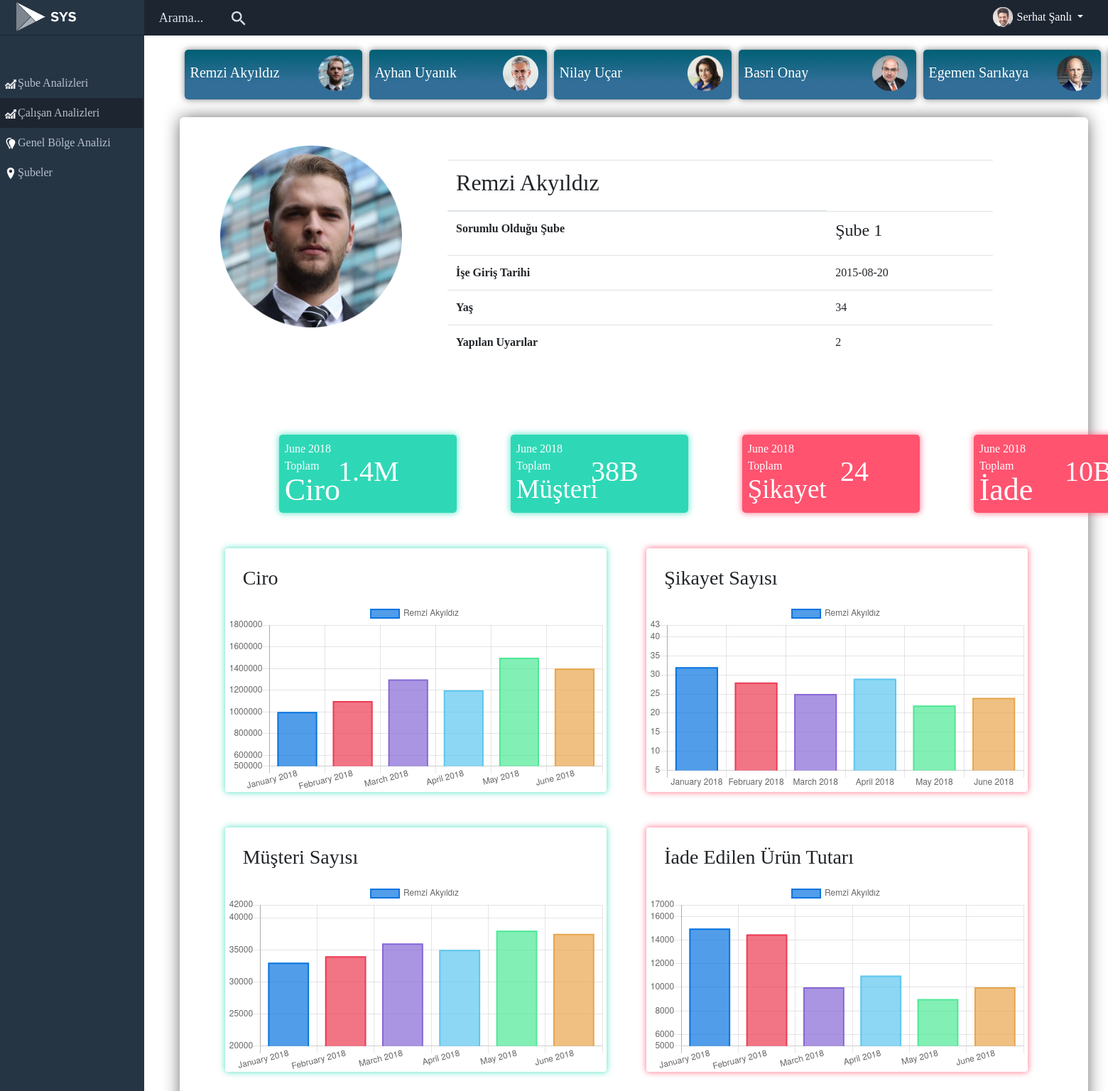
Page /calisanlar.php (signed in) on the committed database.
### tables this page shows
CREATE TABLE IF NOT EXISTS `mudurler` (
  `calisan_id` int(3) NOT NULL AUTO_INCREMENT,
  `sube_id` int(3) NOT NULL,
  `adSoyad` varchar(50) NOT NULL,
  `dTarih` date NOT NULL,
  `iTarih` date NOT NULL,
  `uyari` int(3) NOT NULL,
  `resimurl` varchar(50) NOT NULL,
  PRIMARY KEY (`calisan_id`),
  UNIQUE KEY `sube_id_2` (`sube_id`),
  KEY `sube_id` (`sube_id`)
);

CREATE TABLE IF NOT EXISTS `subeler` (
  `sube_id` int(3) NOT NULL AUTO_INCREMENT,
  `sube_ad` varchar(50) NOT NULL,
  `adres` varchar(150) NOT NULL,
  `mkare` int(4) NOT NULL,
  `lat` float NOT NULL,
  `lng` float NOT NULL,
  PRIMARY KEY (`sube_id`)
);

CREATE TABLE IF NOT EXISTS `veriler` (
  `veri_id` int(11) NOT NULL AUTO_INCREMENT,
  `sube_id` int(3) NOT NULL,
  `ciro` int(11) NOT NULL,
  `musteri_sayisi` int(11) NOT NULL,
  `sikayet` int(11) NOT NULL,
  `israf` int(11) NOT NULL,
  `tarih` date NOT NULL,
  PRIMARY KEY (`veri_id`),
  KEY `sube_id` (`sube_id`)
);

### www/veriler.php (called while the page is built, shortened)
<?php
require("connection.php");
$sorgu=mysqli_query($conn,"SELECT * from mudurler,subeler,veriler WHERE mudurler.sube_id=subeler.sube_id and subeler.sube_id=veriler.sube_id and subeler.sube_id=1");
$ciro1='';
$musteri_sayisi1='';
$sikayet1='';
$israf1='';
while($row=mysqli_fetch_array($sorgu)){
	$musteri_sayisi11=$row['musteri_sayisi'];
	$israf11=$row['israf'];
	$sikayet11=$row['sikayet'];
	$ciro11=$row['ciro'];
	$ciro1 = $ciro1.$ciro11.',';
	$musteri_sayisi1 = $musteri_sayisi1.'"'.$musteri_sayisi11.'",';
	$sikayet1 = $sikayet1.$sikayet11.',';
	$israf1 = $israf1.$israf11.',';
}
$ciro1=trim($ciro1, ",");
$musteri_sayisi1=trim($musteri_sayisi1, ",");
$sikayet1=trim($sikayet1, ",");
$israf1=trim($israf1, ",");
$sorgu2=mysqli_query($conn,"SELECT * from mudurler,subeler,veriler WHERE mudurler.sube_id=subeler.sube_id and subeler.sube_id=veriler.sube_id and subeler.sube_id=2");
$ciro2='';
$musteri_sayisi2='';
$sikayet2='';
$israf2='';
while($row2=mysqli_fetch_array($sorgu2)){
	$musteri_sayisi22=$row2['musteri_sayisi'];
	$israf22=$row2['israf'];
	$sikayet22=$row2['sikayet'];
	$ciro22=$row2['ciro'];
	$ciro2 = $ciro2.$ciro22.',';
	$musteri_sayisi2 = $musteri_sayisi2.'"'.$musteri_sayisi22.'",';
	$sikayet2 = $sikayet2.$sikayet22.',';
	$israf2 = $israf2.$israf22.',';
}
$ciro2=trim($ciro2, ",");
$musteri_sayisi2=trim($musteri_sayisi2, ",");
$sikayet2=trim($sikayet2, ",");
$israf2=trim($israf2, ",");
$sorgu3=mysqli_query($conn,"SELECT * from mudurler,subeler,veriler WHERE mudurler.sube_id=subeler.sube_id and subeler.sube_id=veriler.sube_id and subeler.sube_id=3");
$ciro3='';
$musteri_sayisi3='';
$sikayet3='';
$israf3='';
while($row3=mysqli_fetch_array($sorgu3)){
	$musteri_sayisi33=$row3['musteri_sayisi'];
	$israf33=$row3['israf'];
	$sikayet33=$row3['sikayet'];
	$ciro33=$row3['ciro'];
	$ciro3 = $ciro3.$ciro33.',';
	$musteri_sayisi3 = $musteri_sayisi3.'"'.$musteri_sayisi33.'",';
	$sikayet3 = $sikayet3.$sikayet33.',';
	$israf3 = $israf3.$israf33.',';
}
$ciro3=trim($ciro3, ",");
$musteri_sayisi3=trim($musteri_sayisi3, ",");
$sikayet3=trim($sikayet3, ",");
$israf3=trim($israf3, ",");
$sorgu4=mysqli_query($conn,"SELECT * from mudurler,subeler,veriler WHERE mudurler.sube_id=subeler.sube_id and subeler.sube_id=veriler.sube_id and subeler.sube_id=4");
$ciro4='';
$musteri_sayisi4='';
$sikayet4='';
$israf4='';
while($row4=mysqli_fetch_array($sorgu4)){
	$musteri_sayisi44=$row4['musteri_sayisi'];
	$israf44=$row4['israf'];
	$sikayet44=$row4['sikayet'];
	$ciro44=$row4['ciro'];
	$ciro4 = $ciro4.$ciro44.',';
	$musteri_sayisi4 = $musteri_sayisi4.'"'.$musteri_sayisi44.'",';
	$sikayet4 = $sikayet4.$sikayet44.',';
	$israf4 = $israf4.$israf44.',';
}
$ciro4=trim($ciro4, ",");
$musteri_sayisi4=trim($musteri_sayisi4, ",");
$sikayet4=trim($sikayet4, ",");
$israf4=trim($israf4, ",");
$sorgu5=mysqli_query($conn,"SELECT * from mudurler,subeler,veriler WHERE mudurler.sube_id=subeler.sube_id and subeler.sube_id=veriler.sube_id and subeler.sube_id=5");
$ciro5='';
$musteri_sayisi5='';
$sikayet5='';
$israf5='';
while($row5=mysqli_fetch_array($sorgu5)){
	$musteri_sayisi55=$row5['musteri_sayisi'];
	$israf55=$row5['israf'];
	$sikayet55=$row5['sikayet'];
	$ciro55=$row5['ciro'];
	$ciro5 = $ciro5.$ciro55.',';
	$musteri_sayisi5 = $musteri_sayisi5.'"'.$musteri_sayisi55.'",';
	$sikayet5 = $sikayet5.$sikayet55.',';
	$israf5 = $israf5.$israf55.',';
}
$ciro5=trim($ciro5, ",");
$musteri_sayisi5=trim($musteri_sayisi5, ",");
$sikayet5=trim($sikayet5, ",");
$israf5=trim($israf5, ",");
$sorgu6=mysqli_query($conn,"SELECT * from mudurler,subeler,veriler WHERE mudurler.sube_id=subeler.sube_id and subeler.sube_id=veriler.sube_id and subeler.sube_id=6");
$ciro6='';
$musteri_sayisi6='';
$sikayet6='';
$israf6='';
while($row6=mysqli_fetch_array($sorgu6)){
	$musteri_sayisi66=$row6['musteri_sayisi'];
	$israf66=$row6['israf'];
	$sikayet66=$row6['sikayet'];
	$ciro66=$row6['ciro'];
	$ciro6 = $ciro6.$ciro66.',';
	$musteri_sayisi6 = $musteri_sayisi6.$musteri_sayisi66.',';
	$sikayet6 = $sikayet6.$sikayet66.',';
	$israf6 = $israf6.$israf66.',';
}
$ciro6=trim($ciro6, ",");
$musteri_sayisi6=trim($musteri_sayisi6, ",");
$sikayet6=trim($sikayet6, ",");
$israf6=trim($israf6, ",");
$tarihSorgu=mysqli_query($conn,"select concat(monthname(veriler.tarih),' ', year(veriler.tarih)) as tarih from veriler order by veriler.veri_id desc limit 1");
while($date=mysqli_fetch_array($tarihSorgu)){
	$tarih=$date['tarih'];
}
$tarihler="";
$tarihSorgu1=mysqli_query($conn,"select DISTINCT concat(monthname(veriler.tarih),' ', year(veriler.tarih)) as tarihler from veriler order by veriler.veri_id");
while($date1=mysqli_fetch_array($tarihSorgu1)){
	$tarihler1=$date1['tarihler'];
	$tarihler=$tarihler."'".$tarihler1."',";
}
$tarihler=trim($tarihler, ",");
$sikayetSon1=substr($sikayet1, 15);
$sikayetSon2=substr($sikayet2, 15);
$sikayetSon3=substr($sikayet3, 15);
$sikayetSon4=substr($sikayet4, 15);
$sikayetSon5=substr($sikayet5, 15);
$sikayetSon6=substr($sikayet6, 15);
?>

### www/calisanlar.php (the view, shortened to what this page needs)
<?php
require('veriler.php');
include("connection.php");
?>
<!doctype html>
<html>
<head>
<link rel="stylesheet" href="https://stackpath.bootstrapcdn.com/bootstrap/4.3.1/css/bootstrap.min.css">
<link rel="stylesheet" type="text/css" href="style.css">
<link rel="stylesheet" href="//code.jquery.com/ui/1.12.1/themes/base/jquery-ui.css">
  <link rel="stylesheet" href="/resources/demos/style.css">
</head>
<body>
  <div style="margin:0;padding: 0;" class="container-fluid">
    <div class="top-bar">
    <div class="menu-bar-2"><input id="tags" type="text" placeholder="Arama..."><a href="#" class="button"><img src="images/icons/search.png"></a>
<div class="dropdown">
  <button class="btn btn-dark dropdown-toggle" type="button" id="dropdownMenuButton" data-toggle="dropdown" aria-haspopup="true" aria-expanded="false"><img class="
    user-png" src="images/user.png">&nbsp;Serhat Şanlı
  </button>
</div>
  </div>
</div>
    <nav class="menu">
      <div class="menu-bar-1"><a href="#"><img src="images/logo.png"></a></div>
      <div class="n-list">
        <a href="subeler.php" class="n-link"><div class="n-button"><img src="images/icons/graphw.png">Şube Analizleri</div></a>
        <a href="calisanlar.php" class="n-link"><div class="n-button aktif"><img src="images/icons/graphw.png">Çalışan Analizleri </div></a>
        <a href="bolge.php" class="n-link"><div class="n-button"><img src="images/icons/region.png">Genel Bölge Analizi</div></a>
        <a href="map.php" class="n-link"><div class="n-button"><img src="images/icons/location.png">Şubeler</div></a></div>
    </nav>
<section>
  <div class="workers">
<?php
$calisanSorgu=mysqli_query($conn,"select * ,YEAR(CURDATE()) - YEAR(mudurler.dTarih) AS yas FROM mudurler");
  $t=1;
while($calisan=mysqli_fetch_array($calisanSorgu)){
  $calisan_isim=$calisan['adSoyad'];
  $calisan_resim=$calisan['resimurl'];
  echo "<a id='show".$t."'><div class='wr-element'><div class='avg-text'><h5>".$calisan_isim."</h5><img src='".$calisan_resim."'>
    </div>
  </div>";
  $t=$t+1;
}
?>
</div>
<?php
$cirolar=array($ciro1,$ciro2,$ciro3,$ciro4,$ciro5,$ciro6);
$musteri_sayilari=array($musteri_sayisi1,$musteri_sayisi2,$musteri_sayisi3,$musteri_sayisi4,$musteri_sayisi5,$musteri_sayisi6);
$sikayet_sayilari=array($sikayet1,$sikayet2,$sikayet3,$sikayet4,$sikayet5,$sikayet6);
$iadeler=array($israf1,$israf2,$israf3,$israf4,$israf5,$israf6);
$chartName1=array('myChart1','myChart2','myChart3','myChart4');
$chartName2=array('myChart5','myChart6','myChart7','myChart8');
$chartName3=array('myChart9','myChart10','myChart11','myChart12');
$chartName4=array('myChart13','myChart14','myChart15','myChart16');
$chartName5=array('myChart17','myChart18','myChart19','myChart20');
$chartName6=array('myChart21','myChart22','myChart23','myChart24');
$sikayetler=array($sikayetSon1,$sikayetSon2,$sikayetSon3,$sikayetSon4,$sikayetSon5,$sikayetSon6);
$chartNames=array($chartName1,$chartName2,$chartName3,$chartName4,$chartName5,$chartName6);
$calisanSorgu=mysqli_query($conn,"select * ,YEAR(CURDATE()) - YEAR(mudurler.dTarih) AS yas FROM mudurler,subeler where subeler.sube_id=mudurler.sube_id ");
$i=1;
$x=0;
$y=0;
$z=1;
while($calisan=mysqli_fetch_array($calisanSorgu)){
  $calisan_isim=$calisan['adSoyad'];
  $calisan_resim=$calisan['resimurl'];
  $calisan_yas=$calisan['yas'];
  $calisan_ise_giris=$calisan['iTarih'];
  $sube_ad=$calisan['sube_ad'];
  echo "<div class='content-box calisan' id='calisan".$i."'>
<div class='profile'>
  <div class='profile-picture'><img src='".$calisan_resim."'> </div>
  <div class='profile-content'><table class='table'>
  <thead>
    <tr>
      <th scope='col'><h2>".$calisan_isim."</h2></th>
      <td></td>
    </tr>
  </thead>
  <tbody>
     <tr>
      <th scope='row'>Sorumlu Olduğu Şube</th>
      <td><h4>".$sube_ad."</h4></td>
    </tr>
    <tr>
      <th scope='row'>İşe Giriş Tarihi</th>
      <td>".$calisan_ise_giris."</td>
    </tr>
    <tr>
      <th scope='row'>Yaş</th>
      <td>".$calisan_yas."</td>
    </tr>
    <tr>
      <th scope='row'>Yapılan Uyarılar</th>
      <td>2</td>
    </tr>
  </tbody>
</table>
</div></div>
<div class='worker-performance'>
  <div class='avg avg-worker'>
    <a class='show1'>
      <div class='avg-element'><div class='avg-text'>".$tarih ."<br> Toplam<br><h2>Ciro</h2><div class='mill'><h1 id='son".$z."'></h1></div></div></div>
    </a>";
    $z=$z+1;
    echo "
    <a class='show2'>
      <div class='avg-element'><div class='avg-text'>".$tarih."<br> Toplam<br><h2 style='font-size: 37px;margin-top: 47px;'>Müşteri</h2><div class='mill2'><h1 id='son".$z."'></h1></div></div></div>
    </a>";
    $z=$z+1;
    echo "
    <a class='show3'>
      <div class='avg-element avg-element-red'><div class='avg-text'>".$tarih."<br>Toplam<br><h2 style='font-size: 37px;margin-top: 47px;'>Şikayet</h2><div class='mill3'><h1 id='sonuc4'>".$sikayetler[$x]."</h1></div></div></div>
    </a>
    <a class='show4'>
      <div class='avg-element avg-element-red'><div class='avg-text'>".$tarih."<br> Toplam<br><h2>İade</h2><div class='mill4'><h1 id='son".$z."'></h1></div></div></div></a>
";
    $z=$z+1;
    echo "
    </div>
    <div class='graphs'>
    <div class='worker-graph grafik'><h3 class='graph-head'>Ciro</h3><canvas  id='".$chartNames[$x][$y]."'></canvas></div>
    <script type='text/javascript'>
    var ctx = document.getElementById('".$chartNames[$x][$y]."').getContext('2d');
var myChart = new Chart(ctx, {
    type: 'bar',
    data: {
      labels:[".  $tarihler."],
        datasets: [{
            data: [".  $cirolar[$x]."],
            backgroundColor: ['rgba(8, 116, 224, 0.7)',
                'rgba(237, 59, 83,0.7)',
                'rgba(135, 104, 214,0.7)',
                'rgba(93, 198, 239,0.7)',
                'rgba(78, 232, 150,0.7)',
                'rgba(232, 165, 77,0.7)',
              ],
            borderColor:[
                'rgb(8, 116, 224)',
                'rgb(237, 59, 83)',
                'rgb(135, 104, 214)',
                'rgb(93, 198, 239)',
                'rgb(78, 232, 150)',
                'rgb(232, 165, 77)',
            ],
            borderWidth: 2,
            label:'".$calisan_isim."'
        },]
    },
    options: {
      title: {
            display: false,
            text: 'Ciro',
        },
        scales: {
        yAxes: [{id: 'y-axis-1', type: 'linear', position: 'left', ticks: {min: 500000, max:1800000}}]
      }
    }
});
</script>
";
$y=$y+2;
echo "
    <div class=' second worker-graph grafik2'><h3 class='graph-head'>Şikayet Sayısı</h3><canvas  id='".$chartNames[$x][$y]."'></canvas></div></div>
    <script type='text/javascript'>
    var ctx = document.getElementById('".$chartNames[$x][$y]."').getContext('2d');
var myChart3 = new Chart(ctx, {
    type: 'bar',
    data: {
      labels:[".  $tarihler."],
        datasets: [{
            data: [".  $sikayet_sayilari[$x]."],
            backgroundColor: ['rgba(8, 116, 224, 0.7)',
                'rgba(237, 59, 83,0.7)',
                'rgba(135, 104, 214,0.7)',
                'rgba(93, 198, 239,0.7)',
                'rgba(78, 232, 150,0.7)',
                'rgba(232, 165, 77,0.7)',
              ],
            borderColor: [
                'rgb(8, 116, 224)',
                'rgb(237, 59, 83)',
                'rgb(135, 104, 214)',
                'rgb(93, 198, 239)',
                'rgb(78, 232, 150)',
                'rgb(232, 165, 77)',
            ],
            borderWidth: 2,
            label:'".$calisan_isim."'
        },]
    },
    options: {
        title: {
            display: false,
            text: 'Şikayet Sayısı',
        },
        scales: {
        yAxes: [{id: 'y-axis-1', type: 'linear', position: 'left', ticks: {min: 5, max:43}}]
      }
    }
});
  </script>
";
$y=$y-1;
echo "
    <div class='graphs'>
    <div class='worker-graph grafik3'><h3 class='graph-head'>Müşteri Sayısı</h3><canvas  id='".$chartNames[$x][$y]."'></canvas></div>
    <script type='text/javascript'>
    var ctx = document.getElementById('".$chartNames[$x][$y]."').getContext('2d');
var myChart2 = new Chart(ctx, {
    type: 'bar',
    data: {
      labels:[".  $tarihler."],
        datasets: [{
            data: [".  $musteri_sayilari[$x]."],
            backgroundColor: ['rgba(8, 116, 224, 0.7)',
                'rgba(237, 59, 83,0.7)',
                'rgba(135, 104, 214,0.7)',
                'rgba(93, 198, 239,0.7)',
                'rgba(78, 232, 150,0.7)',
                'rgba(232, 165, 77,0.7)',
              ],
            borderColor: [
                'rgb(8, 116, 224)',
                'rgb(237, 59, 83)',
                'rgb(135, 104, 214)',
                'rgb(93, 198, 239)',
                'rgb(78, 232, 150)',
                'rgb(232, 165, 77)',
            ],
            borderWidth: 2,
            label:'".$calisan_isim."'
        },]
    },
    options: {
       title: {
            display: false,
            text: 'Müşteri Sayısı',
        },
        scales: {
        yAxes: [{id: 'y-axis-1', type: 'linear', position: 'left', ticks: {min: 20000, max:42000}}]
      }
    }
});
  </script>
";
$y=$y+2;
echo "
    <div class='second worker-graph grafik4'><h3 class='graph-head'>İade Edilen Ürün Tutarı</h3><canvas  id='".$chartNames[$x][$y]."'></canvas></div>
    </div>
    <div id='bs' style='height: 100px;width: 10px;'></div>
  </div>
</div>
<script type='text/javascript'>
    var ctx = document.getElementById('".$chartNames[$x][$y]."').getContext('2d');
var myChart4 = new Chart(ctx, {
    type: 'bar',
    data: {
      labels:[".  $tarihler."],
        datasets: [{
            data: [".  $iadeler[$x]."],
            backgroundColor:['rgba(8, 116, 224, 0.7)',
                'rgba(237, 59, 83,0.7)',
                'rgba(135, 104, 214,0.7)',
                'rgba(93, 198, 239,0.7)',
                'rgba(78, 232, 150,0.7)',
                'rgba(232, 165, 77,0.7)',
              ],
            borderColor: [
                'rgb(8, 116, 224)',
                'rgb(237, 59, 83)',
                'rgb(135, 104, 214)',
                'rgb(93, 198, 239)',
                'rgb(78, 232, 150)',
                'rgb(232, 165, 77)',
            ],
            borderWidth: 2,
            label:'".$calisan_isim."'
        },]
    },
    options: {
        title: {
            display: false,
            text: 'Çöpe Giden Ürün Tutarı',
        },
        scales: {
        yAxes: [{id: 'y-axis-1', type: 'linear', position: 'left', ticks: {min: 5000, max:17000}}]
      }
    }
});
  </script>
";
$y=$y-3;
$x=$x+1;
$i=$i+1;
}
?>
</div>
</body>
</html>

### rows in the picture
mudurler: adSoyad "Remzi Akyıldız", resimurl (picture), sube.sube_ad "Şube 1", iTarih "2015-08-20", calisan_yas "34", tarih "June 2018"
mudurler: adSoyad "Ayhan Uyanık", resimurl (picture)
mudurler: adSoyad "Nilay Uçar", resimurl (picture)
mudurler: adSoyad "Basri Onay", resimurl (picture)
mudurler: adSoyad "Egemen Sarıkaya", resimurl (picture)
veriler: veri_id "24"
